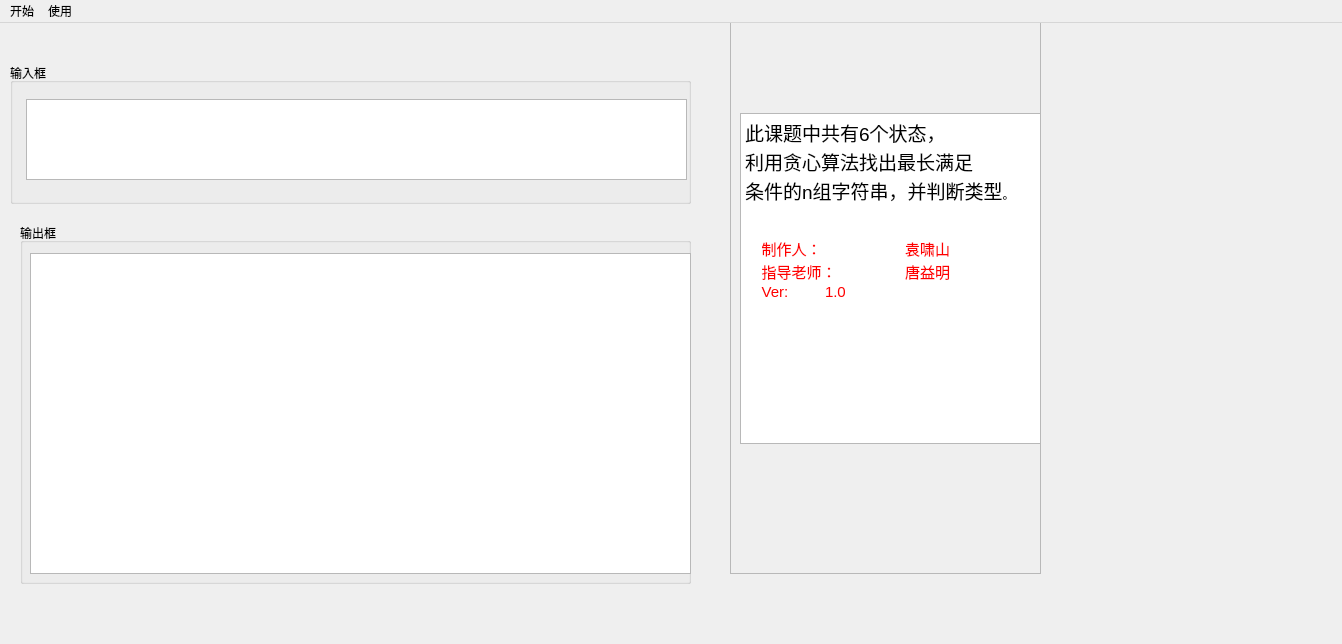
<?xml version="1.0" encoding="UTF-8"?>
<ui version="4.0">
 <class>MainWindow</class>
 <widget class="QMainWindow" name="MainWindow">
  <property name="geometry">
   <rect>
    <x>0</x>
    <y>0</y>
    <width>1342</width>
    <height>644</height>
   </rect>
  </property>
  <property name="windowTitle">
   <string>MainWindow</string>
  </property>
  <property name="styleSheet">
   <string notr="true"/>
  </property>
  <widget class="QWidget" name="centralWidget">
   <widget class="QScrollArea" name="scrollArea">
    <property name="geometry">
     <rect>
      <x>30</x>
      <y>320</y>
      <width>611</width>
      <height>221</height>
     </rect>
    </property>
    <property name="widgetResizable">
     <bool>true</bool>
    </property>
    <widget class="QWidget" name="scrollAreaWidgetContents">
     <property name="geometry">
      <rect>
       <x>0</x>
       <y>0</y>
       <width>609</width>
       <height>219</height>
      </rect>
     </property>
    </widget>
   </widget>
   <widget class="QScrollArea" name="scrollArea_2">
    <property name="geometry">
     <rect>
      <x>30</x>
      <y>80</y>
      <width>551</width>
      <height>71</height>
     </rect>
    </property>
    <property name="widgetResizable">
     <bool>true</bool>
    </property>
    <widget class="QWidget" name="scrollAreaWidgetContents_2">
     <property name="geometry">
      <rect>
       <x>0</x>
       <y>0</y>
       <width>549</width>
       <height>69</height>
      </rect>
     </property>
    </widget>
   </widget>
   <widget class="QGroupBox" name="groupBox">
    <property name="geometry">
     <rect>
      <x>20</x>
      <y>200</y>
      <width>671</width>
      <height>361</height>
     </rect>
    </property>
    <property name="title">
     <string>输出框</string>
    </property>
    <widget class="QTextEdit" name="textEdit_2">
     <property name="geometry">
      <rect>
       <x>10</x>
       <y>30</y>
       <width>661</width>
       <height>321</height>
      </rect>
     </property>
    </widget>
   </widget>
   <widget class="QGroupBox" name="groupBox_2">
    <property name="geometry">
     <rect>
      <x>10</x>
      <y>40</y>
      <width>681</width>
      <height>141</height>
     </rect>
    </property>
    <property name="title">
     <string>输入框</string>
    </property>
    <widget class="QTextEdit" name="textEdit">
     <property name="geometry">
      <rect>
       <x>16</x>
       <y>36</y>
       <width>661</width>
       <height>81</height>
      </rect>
     </property>
    </widget>
   </widget>
   <widget class="QFrame" name="frame">
    <property name="geometry">
     <rect>
      <x>730</x>
      <y>-10</y>
      <width>311</width>
      <height>561</height>
     </rect>
    </property>
    <property name="frameShape">
     <enum>QFrame::StyledPanel</enum>
    </property>
    <property name="frameShadow">
     <enum>QFrame::Raised</enum>
    </property>
    <widget class="QTextBrowser" name="textBrowser">
     <property name="geometry">
      <rect>
       <x>10</x>
       <y>100</y>
       <width>301</width>
       <height>331</height>
      </rect>
     </property>
     <property name="html">
      <string>&lt;!DOCTYPE HTML PUBLIC &quot;-//W3C//DTD HTML 4.0//EN&quot; &quot;http://www.w3.org/TR/REC-html40/strict.dtd&quot;&gt;
&lt;html&gt;&lt;head&gt;&lt;meta name=&quot;qrichtext&quot; content=&quot;1&quot; /&gt;&lt;style type=&quot;text/css&quot;&gt;
p, li { white-space: pre-wrap; }
&lt;/style&gt;&lt;/head&gt;&lt;body style=&quot; font-family:'SimSun'; font-size:9pt; font-weight:400; font-style:normal;&quot;&gt;
&lt;p style=&quot; margin-top:0px; margin-bottom:0px; margin-left:0px; margin-right:0px; -qt-block-indent:0; text-indent:0px;&quot;&gt;&lt;span style=&quot; font-size:14pt;&quot;&gt;此课题中共有6个状态，&lt;/span&gt;&lt;/p&gt;
&lt;p style=&quot; margin-top:0px; margin-bottom:0px; margin-left:0px; margin-right:0px; -qt-block-indent:0; text-indent:0px;&quot;&gt;&lt;span style=&quot; font-size:14pt;&quot;&gt;利用贪心算法找出最长满足&lt;/span&gt;&lt;/p&gt;
&lt;p style=&quot; margin-top:0px; margin-bottom:0px; margin-left:0px; margin-right:0px; -qt-block-indent:0; text-indent:0px;&quot;&gt;&lt;span style=&quot; font-size:14pt;&quot;&gt;条件的n组字符串，并判断类型&lt;/span&gt;。&lt;/p&gt;
&lt;p style=&quot;-qt-paragraph-type:empty; margin-top:0px; margin-bottom:0px; margin-left:0px; margin-right:0px; -qt-block-indent:0; text-indent:0px;&quot;&gt;&lt;br /&gt;&lt;/p&gt;
&lt;p style=&quot; margin-top:0px; margin-bottom:0px; margin-left:0px; margin-right:0px; -qt-block-indent:0; text-indent:0px;&quot;&gt;&lt;span style=&quot; font-size:11pt;&quot;&gt;        &lt;/span&gt;&lt;/p&gt;
&lt;p style=&quot; margin-top:0px; margin-bottom:0px; margin-left:0px; margin-right:0px; -qt-block-indent:0; text-indent:0px;&quot;&gt;&lt;span style=&quot; font-size:11pt; color:#ff0000;&quot;&gt;    制作人：  	袁啸山&lt;/span&gt;&lt;/p&gt;
&lt;p style=&quot; margin-top:0px; margin-bottom:0px; margin-left:0px; margin-right:0px; -qt-block-indent:0; text-indent:0px;&quot;&gt;&lt;span style=&quot; font-size:11pt; color:#ff0000;&quot;&gt;    指导老师：	唐益明&lt;/span&gt;&lt;/p&gt;
&lt;p style=&quot; margin-top:0px; margin-bottom:0px; margin-left:0px; margin-right:0px; -qt-block-indent:0; text-indent:0px;&quot;&gt;&lt;span style=&quot; font-size:11pt; color:#ff0000;&quot;&gt;    Ver:      	1.0&lt;/span&gt;&lt;/p&gt;&lt;/body&gt;&lt;/html&gt;</string>
     </property>
    </widget>
   </widget>
  </widget>
  <widget class="QMenuBar" name="menuBar">
   <property name="geometry">
    <rect>
     <x>0</x>
     <y>0</y>
     <width>1342</width>
     <height>30</height>
    </rect>
   </property>
   <widget class="QMenu" name="menu">
    <property name="title">
     <string>开始</string>
    </property>
    <addaction name="actionRUN"/>
    <addaction name="separator"/>
    <addaction name="actionFINISH"/>
    <addaction name="separator"/>
    <addaction name="actionAbout"/>
   </widget>
   <widget class="QMenu" name="menu_2">
    <property name="title">
     <string>使用</string>
    </property>
    <addaction name="actionillustrate"/>
    <addaction name="separator"/>
    <addaction name="actionIntroduction"/>
   </widget>
   <addaction name="menu"/>
   <addaction name="menu_2"/>
  </widget>
  <action name="actionRUN">
   <property name="text">
    <string>RUN</string>
   </property>
  </action>
  <action name="actionFINISH">
   <property name="text">
    <string>FINISH</string>
   </property>
  </action>
  <action name="actionAbout">
   <property name="text">
    <string>About</string>
   </property>
  </action>
  <action name="actionillustrate">
   <property name="text">
    <string> illustrate</string>
   </property>
  </action>
  <action name="actionIntroduction">
   <property name="text">
    <string>Introduction</string>
   </property>
  </action>
 </widget>
 <layoutdefault spacing="6" margin="11"/>
 <resources/>
 <connections/>
</ui>
